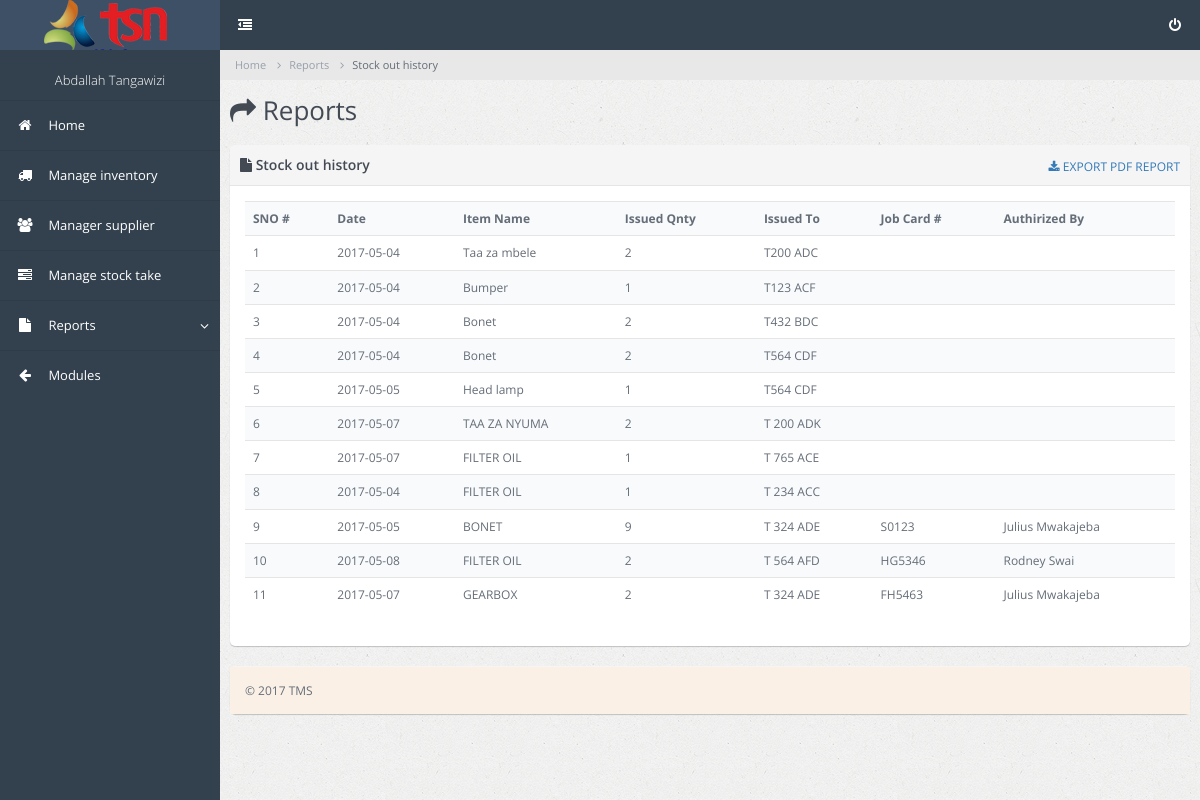
/administration/inventory/stock_out_history.php (signed in), run on the app's committed database.
### tables this page shows
CREATE TABLE `tms_stock_take` (
  `id` int(11) NOT NULL,
  `item` varchar(30) NOT NULL,
  `qnt` int(11) NOT NULL,
  `truck` varchar(30) NOT NULL,
  `dat` date NOT NULL,
  `month` varchar(10) NOT NULL,
  `year` int(11) NOT NULL,
  `jobcad` varchar(30) NOT NULL,
  `auth_by` varchar(30) NOT NULL
);

### administration/inventory/stock_out_history.php (the view, shortened to what this page needs)
<!DOCTYPE html>
<html lang="en" ng-app = "myapp">
<head>
        <link rel="stylesheet" type="text/css" id="theme" href="../css/theme-default.css"/>
    </head>
    <body>
        <div class="page-container">
            <div class="page-sidebar">
                 <?php require_once '../incs/inventory_links.php';?>
            </div>
            <div class="page-content">
                <ul class="x-navigation x-navigation-horizontal x-navigation-panel">
                    <li class="xn-icon-button">
                        <a href="#" class="x-navigation-minimize"><span class="fa fa-dedent"></span></a>
                    </li>
                    <li class="xn-icon-button pull-right last">
                        <a href="#"><span class="fa fa-power-off"></span></a>
                    </li>
                </ul>
                <ul class="breadcrumb">
                    <li>Home</li>
                    <li>Reports</li>
                    <li class="active">Stock out history</li>
                </ul>
                <div class="page-title">
                    <h2><span class="fa fa-share"></span> Reports</h2>
                </div>
                <div class="page-content-wrap" ng-controller = "cntrl">
                    <div class="row">
                        <div class="col-md-12">
                            <div class="panel panel-default">
                            <div class="panel-heading">
                            <form action = "" method = "POST">
                                    <div class="panel-title-box">
                                        <h3 class="panel-title"><i class="fa fa-file"></i>&nbsp;Stock out history</h3>
                                    </div>
                                    <ul class="panel-controls" style="margin-top: 2px;">
                                   <a href="mpdf60/reports/stock_out_report.php"><i class="fa fa-download"></i>&nbsp;EXPORT PDF REPORT</a>
                                    </ul>
                                    </form>
                                </div>
                                <div class="panel-body">
                                 <?php
                                 $s = mysql_query("select * from tms_stock_take");
                                  $num = mysql_num_rows($s);
                                  if($num < 1){
                                    echo "<div class='alert alert-warning'><center>No data recoreded yet.....!</center></div>";
                                  }else{
                                 ?>
                                    <table class = "table table-striped">
                                         <tr>
                                             <th>SNO #</th>
                                             <th>Date</th>
                                             <th>Item Name</th>
                                             <th>Issued Qnty</th>
                                             <th>Issued To</th>
                                             <th>Job Card #</th>
                                             <th>Authirized By</th>
                                             </tr>
                                             <?php
                                             $dat = mysql_query("select * from tms_stock_take order by id asc");
                                             $a = 1;
                                              while($data=mysql_fetch_array($dat)){
                                             ?>
                                             <tr>
                                                 <td><?php echo $a; ?></td>
                                                 <td><?php echo $data['dat'];?></td>
                                                 <td><?php echo $data['item'];?></td>
                                                 <td><?php echo $data['qnt'];?></td>
                                                 <td><?php echo $data['truck'];?></td>
                                                 <td><?php echo $data['jobcad'];?></td>
                                                 <td><?php echo $data['auth_by'];?></td>
                                            </tr>
                                               <?php
                                               $a++;
                                               }
                                               ?>
                                        </table>
                                        <?php
                                        }
                                        ?>
                                </div>
                            </div>
                        </div>
                    </div>
                    <div class="row">
                        <div class="col-md-12">
                            <div class="panel panel-default">
                                <div class="panel-body" style = "background:linen">
                                    &copy; 2017 TMS
                                </div>
                            </div>
                        </div>
                    </div>
                </div>
            </div>
        </div>
    </body>
</html>

### data on the page
tms_stock_take: dat "2017-05-04", item "Taa za mbele", qnt "2", truck "T200 ADC"
tms_stock_take: dat "2017-05-04", item "Bumper", qnt "1", truck "T123 ACF"
tms_stock_take: dat "2017-05-04", item "Bonet", qnt "2", truck "T432 BDC"
tms_stock_take: dat "2017-05-04", item "Bonet", qnt "2", truck "T564 CDF"
tms_stock_take: dat "2017-05-05", item "Head lamp", qnt "1", truck "T564 CDF"
tms_stock_take: dat "2017-05-07", item "TAA ZA NYUMA", qnt "2", truck "T 200 ADK"
tms_stock_take: dat "2017-05-07", item "FILTER OIL", qnt "1", truck "T 765 ACE"
tms_stock_take: dat "2017-05-04", item "FILTER OIL", qnt "1", truck "T 234 ACC"
tms_stock_take: dat "2017-05-05", item "BONET", qnt "9", truck "T 324 ADE", jobcad "S0123", auth_by "Julius Mwakajeba"
tms_stock_take: dat "2017-05-08", item "FILTER OIL", qnt "2", truck "T 564 AFD", jobcad "HG5346", auth_by "Rodney Swai"
tms_stock_take: dat "2017-05-07", item "GEARBOX", qnt "2", truck "T 324 ADE", jobcad "FH5463", auth_by "Julius Mwakajeba"

### other printed values
$_SESSION['name'] "Abdallah Tangawizi"
